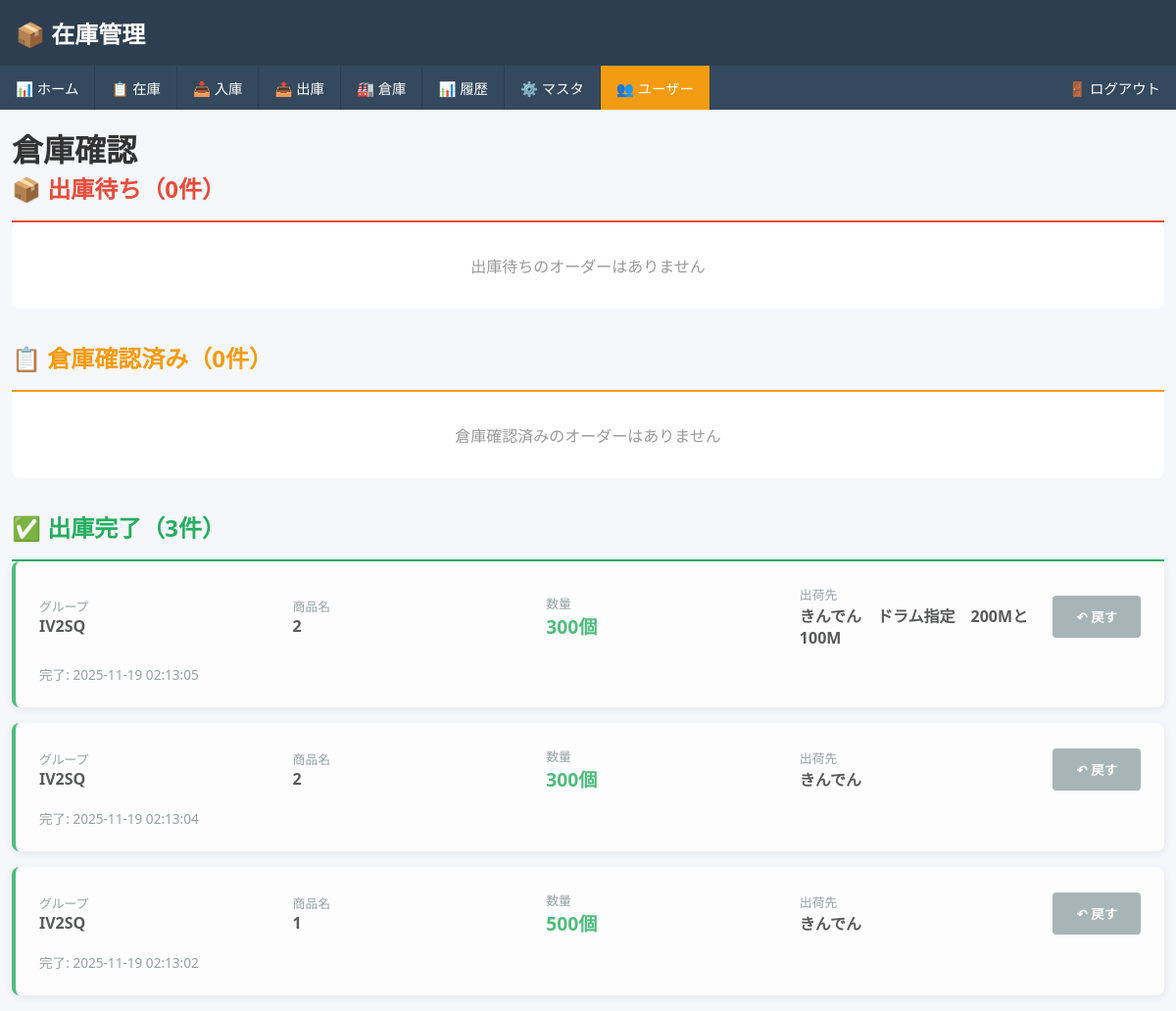
The page /warehouse (signed in) on the database its author committed.
### app.py (models this page shows)
class OutboundOrder(db.Model):
    id = db.Column(db.Integer, primary_key=True)
    stock_id = db.Column(db.Integer, db.ForeignKey('stock.id'), nullable=False)
    quantity = db.Column(db.Integer, nullable=False)
    destination = db.Column(db.String(200), nullable=False)
    status = db.Column(db.String(20), nullable=False, default='pending')
    created_at = db.Column(db.DateTime, nullable=False, default=datetime.utcnow)
    warehouse_confirmed_at = db.Column(db.DateTime)
    completed_at = db.Column(db.DateTime)
    stock = db.relationship('Stock', backref='outbound_orders')

class ItemGroup(db.Model):
    id = db.Column(db.Integer, primary_key=True)
    name = db.Column(db.String(100), nullable=False, unique=True)
    display_order = db.Column(db.Integer, nullable=False, default=0)
    created_at = db.Column(db.DateTime, nullable=False, default=datetime.utcnow)

class Stock(db.Model):
    id = db.Column(db.Integer, primary_key=True)
    product_name = db.Column(db.String(100), nullable=False)
    quantity = db.Column(db.Integer, nullable=False, default=0)
    supplier = db.Column(db.String(100))
    group_id = db.Column(db.Integer, db.ForeignKey('item_group.id'))
    created_at = db.Column(db.DateTime, nullable=False, default=datetime.utcnow)
    updated_at = db.Column(db.DateTime, nullable=False, default=datetime.utcnow, onupdate=datetime.utcnow)
    deleted_at = db.Column(db.DateTime)
    group = db.relationship('ItemGroup', backref='stocks')

### app.py (the view)
@app.route('/warehouse')
def warehouse_index():
    if not current_user.is_authenticated:
        return redirect(url_for('login_page'))
    pending_orders = OutboundOrder.query.filter_by(status='pending').order_by(OutboundOrder.created_at).all()
    confirmed_orders = OutboundOrder.query.filter_by(status='warehouse_confirmed').order_by(OutboundOrder.warehouse_confirmed_at.desc()).all()
    completed_orders = OutboundOrder.query.filter_by(status='completed').order_by(OutboundOrder.completed_at.desc()).all()
    return render_template('warehouse/index.html', pending_orders=pending_orders, confirmed_orders=confirmed_orders, completed_orders=completed_orders)

### app.py (called while the page is built)
@login_manager.user_loader
def load_user(user_id):
    return User.query.get(int(user_id))

### templates/warehouse/index.html (shortened to what this page needs)
{% extends "layout.html" %}
{% block content %}
<h1>倉庫確認</h1>
<div style="margin-bottom: 2rem;">
    <h2 style="border-bottom: 2px solid #e74c3c; padding-bottom: 1rem; color: #e74c3c;">📦 出庫待ち（{{ pending_orders|length }}件）</h2>
    {% if pending_orders %}
    <div style="display: flex; flex-direction: column; gap: 1rem;">
        {% for order in pending_orders %}
        <div style="background: white; padding: 1.5rem; border-radius: 8px; box-shadow: 0 2px 10px rgba(0,0,0,0.1); border-left: 4px solid #e74c3c;">
            <div style="display: grid; grid-template-columns: 1fr 1fr 1fr 1fr auto; gap: 1rem; align-items: center; margin-bottom: 1rem;">
                <div>
                    <p style="margin: 0; font-size: 0.8rem; color: #7f8c8d;">グループ</p>
                    <p style="margin: 0; font-weight: 600; font-size: 1rem;">{{ order.stock.group.name if order.stock.group else '-' }}</p>
                </div>
                <div>
                    <p style="margin: 0; font-size: 0.8rem; color: #7f8c8d;">商品名</p>
                    <p style="margin: 0; font-weight: 600; font-size: 1rem;">{{ order.stock.product_name }}</p>
                </div>
                <div>
                    <p style="margin: 0; font-size: 0.8rem; color: #7f8c8d;">数量</p>
                    <p style="margin: 0; font-weight: 600; font-size: 1.2rem; color: #e74c3c;">{{ order.quantity }}個</p>
                </div>
                <div>
                    <p style="margin: 0; font-size: 0.8rem; color: #7f8c8d;">出荷先</p>
                    <p style="margin: 0; font-weight: 600; font-size: 1rem;">{{ order.destination }}</p>
                </div>
                <button onclick="confirmOrder({{ order.id }})" style="padding: 0.75rem 1.5rem; background: #27ae60; color: white; border: none; border-radius: 4px; cursor: pointer; font-weight: 600;">✅ 確認</button>
            </div>
            <p style="margin: 0; color: #7f8c8d; font-size: 0.85rem;">受付: {{ order.created_at.strftime('%Y-%m-%d %H:%M:%S') }}</p>
        </div>
        {% endfor %}
    </div>
    {% else %}
    <p style="padding: 2rem; text-align: center; color: #999; background: white; border-radius: 8px;">出庫待ちのオーダーはありません</p>
    {% endif %}
</div>
<div style="margin-bottom: 2rem;">
    <h2 style="border-bottom: 2px solid #f39c12; padding-bottom: 1rem; color: #f39c12;">📋 倉庫確認済み（{{ confirmed_orders|length }}件）</h2>
    {% if confirmed_orders %}
    <div style="display: flex; flex-direction: column; gap: 1rem;">
        {% for order in confirmed_orders %}
        <div style="background: white; padding: 1.5rem; border-radius: 8px; box-shadow: 0 2px 10px rgba(0,0,0,0.1); border-left: 4px solid #f39c12;">
            <div style="display: grid; grid-template-columns: 1fr 1fr 1fr 1fr auto; gap: 1rem; align-items: center; margin-bottom: 1rem;">
                <div>
                    <p style="margin: 0; font-size: 0.8rem; color: #7f8c8d;">グループ</p>
                    <p style="margin: 0; font-weight: 600; font-size: 1rem;">{{ order.stock.group.name if order.stock.group else '-' }}</p>
                </div>
                <div>
                    <p style="margin: 0; font-size: 0.8rem; color: #7f8c8d;">商品名</p>
                    <p style="margin: 0; font-weight: 600; font-size: 1rem;">{{ order.stock.product_name }}</p>
                </div>
                <div>
                    <p style="margin: 0; font-size: 0.8rem; color: #7f8c8d;">数量</p>
                    <p style="margin: 0; font-weight: 600; font-size: 1.2rem; color: #f39c12;">{{ order.quantity }}個</p>
                </div>
                <div>
                    <p style="margin: 0; font-size: 0.8rem; color: #7f8c8d;">出荷先</p>
                    <p style="margin: 0; font-weight: 600; font-size: 1rem;">{{ order.destination }}</p>
                </div>
                <div style="display: flex; gap: 0.5rem;">
                    <button onclick="completeOrder({{ order.id }})" style="padding: 0.75rem 1.5rem; background: #27ae60; color: white; border: none; border-radius: 4px; cursor: pointer; font-weight: 600; white-space: nowrap;">✓ 完了</button>
                    <button onclick="revertOrder({{ order.id }})" style="padding: 0.75rem 1.5rem; background: #95a5a6; color: white; border: none; border-radius: 4px; cursor: pointer; font-weight: 600; white-space: nowrap;">↶ 戻す</button>
                </div>
            </div>
            <p style="margin: 0; color: #7f8c8d; font-size: 0.85rem;">確認: {{ order.warehouse_confirmed_at.strftime('%Y-%m-%d %H:%M:%S') }}</p>
        </div>
        {% endfor %}
    </div>
    {% else %}
    <p style="padding: 2rem; text-align: center; color: #999; background: white; border-radius: 8px;">倉庫確認済みのオーダーはありません</p>
    {% endif %}
</div>
<div>
    <h2 style="border-bottom: 2px solid #27ae60; padding-bottom: 1rem; color: #27ae60;">✅ 出庫完了（{{ completed_orders|length }}件）</h2>
    {% if completed_orders %}
    <div style="display: flex; flex-direction: column; gap: 1rem;">
        {% for order in completed_orders %}
        <div style="background: white; padding: 1.5rem; border-radius: 8px; box-shadow: 0 2px 10px rgba(0,0,0,0.1); border-left: 4px solid #27ae60; opacity: 0.8;">
            <div style="display: grid; grid-template-columns: 1fr 1fr 1fr 1fr auto; gap: 1rem; align-items: center; margin-bottom: 1rem;">
                <div>
                    <p style="margin: 0; font-size: 0.8rem; color: #7f8c8d;">グループ</p>
                    <p style="margin: 0; font-weight: 600; font-size: 1rem;">{{ order.stock.group.name if order.stock.group else '-' }}</p>
                </div>
                <div>
                    <p style="margin: 0; font-size: 0.8rem; color: #7f8c8d;">商品名</p>
                    <p style="margin: 0; font-weight: 600; font-size: 1rem;">{{ order.stock.product_name }}</p>
                </div>
                <div>
                    <p style="margin: 0; font-size: 0.8rem; color: #7f8c8d;">数量</p>
                    <p style="margin: 0; font-weight: 600; font-size: 1.2rem; color: #27ae60;">{{ order.quantity }}個</p>
                </div>
                <div>
                    <p style="margin: 0; font-size: 0.8rem; color: #7f8c8d;">出荷先</p>
                    <p style="margin: 0; font-weight: 600; font-size: 1rem;">{{ order.destination }}</p>
                </div>
                <button onclick="revertOrder({{ order.id }})" style="padding: 0.75rem 1.5rem; background: #95a5a6; color: white; border: none; border-radius: 4px; cursor: pointer; font-weight: 600;">↶ 戻す</button>
            </div>
            <p style="margin: 0; color: #7f8c8d; font-size: 0.85rem;">完了: {{ order.completed_at.strftime('%Y-%m-%d %H:%M:%S') }}</p>
        </div>
        {% endfor %}
    </div>
    {% else %}
    <p style="padding: 2rem; text-align: center; color: #999; background: white; border-radius: 8px;">出庫完了のオーダーはありません</p>
    {% endif %}
</div>
{% endblock %}

### templates/layout.html (style rules this page uses)
* { margin: 0; padding: 0; box-sizing: border-box; }
body { font-family: 'Segoe UI', Tahoma, Geneva, Verdana, sans-serif; background: #f5f7fa; color: #333; font-size: 16px; }

### rows shown on the page
OutboundOrder: stock.group "IV2SQ", stock.product_name "2", quantity "300", destination "きんでん ドラム指定 200Mと100M", completed_at "2025-11-19 02:13:05"
OutboundOrder: stock.group "IV2SQ", stock.product_name "2", quantity "300", destination "きんでん", completed_at "2025-11-19 02:13:04"
OutboundOrder: stock.group "IV2SQ", stock.product_name "1", quantity "500", destination "きんでん", completed_at "2025-11-19 02:13:02"

### other values the page prints
{{ pending_orders|length }} "0"
{{ confirmed_orders|length }} "0"
{{ completed_orders|length }} "3"
